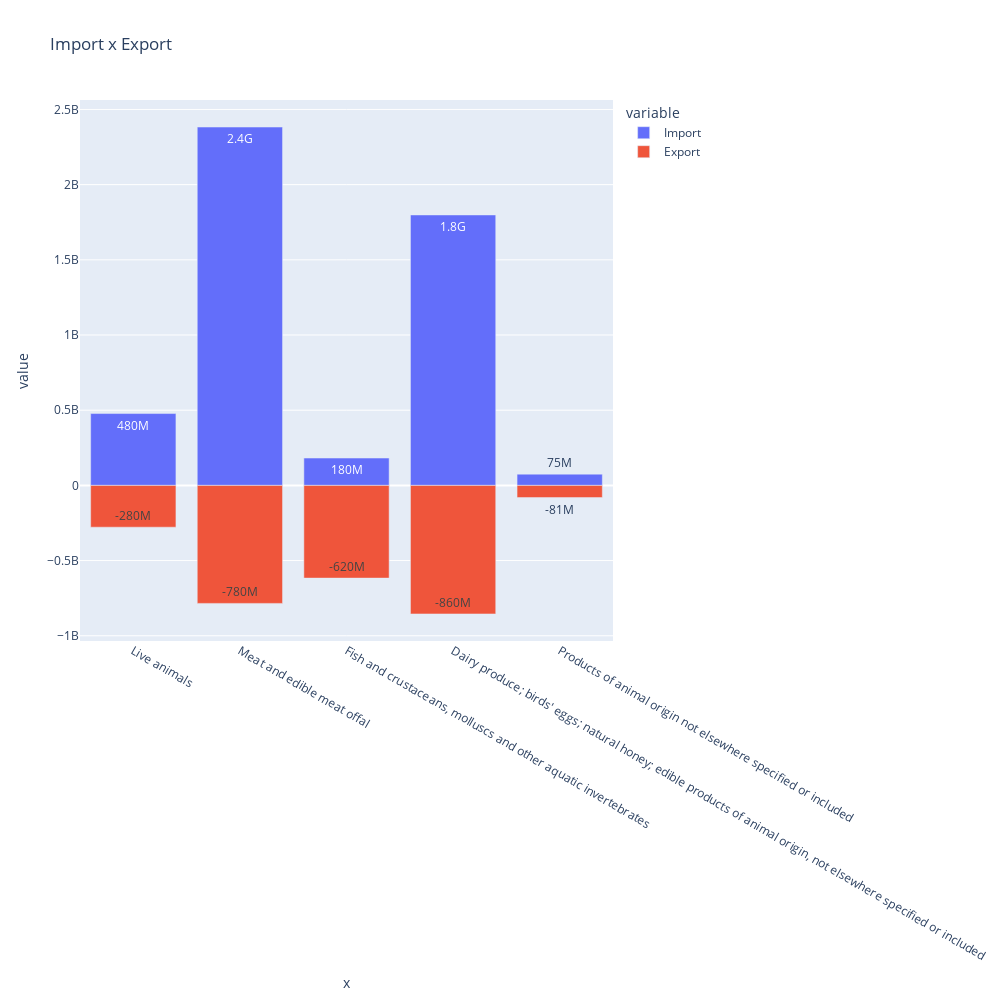

Source (notebook cell):
### Code cell
# Visualising data and later export

# fig = px.bar(df_t, x="Goods", y=["Cost_i", "Cost_e", "total"], title="Import x Export", width=1300, height = 2300)
# fig.show()

fig = px.bar(df_t, x=df_t.Goods[:5], y=[df_t.YTD_i[:5], df_t.YTD_e[:5]], 
             title="Import x Export",
             labels={"Cost_i": "Cost_i", "Cost_e": "Cost_e"},
#              name="go",
             width=1000, 
             height = 1000,
             text_auto='.2s')
# fig.update_layout(legend_traceorder="reversed")

newnames = {'wide_variable_0':'Import', 'wide_variable_1': 'Export'}
fig.for_each_trace(lambda t: t.update(name = newnames[t.name],
                                      legendgroup = newnames[t.name],
                                      hovertemplate = t.hovertemplate.replace(t.name, newnames[t.name])
                                     )
                  )
fig.show()

### Figure 1 — Plotly figure (JSON) as saved in the notebook; plotly's stock layout.template omitted (floating-point values rounded to 4 significant figures)
{"data": [{"alignmentgroup": "True", "hovertemplate": "variable=Import<br>x=%{x}<br>value=%{y}<extra></extra>", "legendgroup": "Import", "marker": {"color": "#636efa", "pattern": {"shape": ""}}, "name": "Import", "offsetgroup": "wide_variable_0", "orientation": "v", "showlegend": true, "textposition": "auto", "texttemplate": "%{y:.2s}", "type": "bar", "x": ["Live animals", "Meat and edible meat offal", "Fish and crustaceans, molluscs and other aquatic invertebrates", "Dairy produce; birds' eggs; natural honey; edible products of animal origin, not elsewhere specified or included", "Products of animal origin not elsewhere specified or included"], "xaxis": "x", "y": [477708000, 2382993000, 181700000, 1798458000, 74769000], "yaxis": "y"}, {"alignmentgroup": "True", "hovertemplate": "variable=Export<br>x=%{x}<br>value=%{y}<extra></extra>", "legendgroup": "Export", "marker": {"color": "#EF553B", "pattern": {"shape": ""}}, "name": "Export", "offsetgroup": "wide_variable_1", "orientation": "v", "showlegend": true, "textposition": "auto", "texttemplate": "%{y:.2s}", "type": "bar", "x": ["Live animals", "Meat and edible meat offal", "Fish and crustaceans, molluscs and other aquatic invertebrates", "Dairy produce; birds' eggs; natural honey; edible products of animal origin, not elsewhere specified or included", "Products of animal origin not elsewhere specified or included"], "xaxis": "x", "y": [-278125000, -784888000, -616734000, -855025000, -81075000], "yaxis": "y"}], "layout": {"barmode": "relative", "height": 1000, "legend": {"title": {"text": "variable"}, "tracegroupgap": 0}, "title": {"text": "Import x Export"}, "width": 1000, "xaxis": {"anchor": "y", "domain": [0, 1], "title": {"text": "x"}}, "yaxis": {"anchor": "x", "domain": [0, 1], "title": {"text": "value"}}}}
